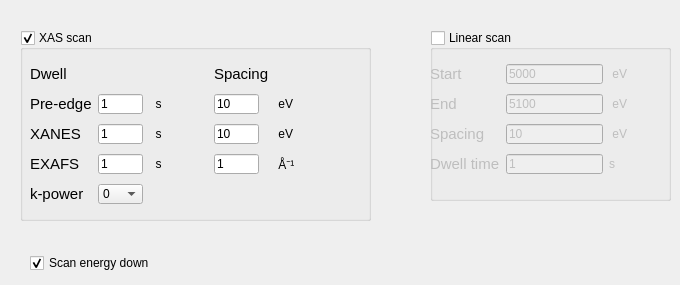
    <widget class="QWidget" name="tab_step_scan">
     <attribute name="title">
      <string>Step scan</string>
     </attribute>
     <widget class="QGroupBox" name="groupBox_step_linear_scan">
      <property name="geometry">
       <rect>
        <x>430</x>
        <y>30</y>
        <width>241</width>
        <height>171</height>
       </rect>
      </property>
      <property name="title">
       <string>Linear scan</string>
      </property>
      <property name="flat">
       <bool>true</bool>
      </property>
      <property name="checkable">
       <bool>true</bool>
      </property>
      <property name="checked">
       <bool>false</bool>
      </property>
      <widget class="QWidget" name="gridLayoutWidget_7">
       <property name="geometry">
        <rect>
         <x>0</x>
         <y>30</y>
         <width>201</width>
         <height>121</height>
        </rect>
       </property>
       <layout class="QGridLayout" name="gridLayout_7">
        <item column="1" row="0">
         <widget class="QLineEdit" name="edit_linear_scan_start">
          <property name="maximumSize">
           <size>
            <width>16777215</width>
            <height>20</height>
           </size>
          </property>
          <property name="text">
           <string>5000</string>
          </property>
         </widget>
        </item>
        <item column="0" row="1">
         <widget class="QLabel" name="label_33">
          <property name="maximumSize">
           <size>
            <width>16777215</width>
            <height>20</height>
           </size>
          </property>
          <property name="font">
           <font>
            <pointsize>11</pointsize>
            <italic>false</italic>
           </font>
          </property>
          <property name="text">
           <string>End</string>
          </property>
         </widget>
        </item>
        <item column="1" row="1">
         <widget class="QLineEdit" name="edit_linear_scan_end">
          <property name="maximumSize">
           <size>
            <width>16777215</width>
            <height>20</height>
           </size>
          </property>
          <property name="text">
           <string>5100</string>
          </property>
         </widget>
        </item>
        <item column="1" row="2">
         <widget class="QLineEdit" name="edit_linear_scan_spacing">
          <property name="maximumSize">
           <size>
            <width>16777215</width>
            <height>20</height>
           </size>
          </property>
          <property name="text">
           <string>10</string>
          </property>
         </widget>
        </item>
        <item column="0" row="0">
         <widget class="QLabel" name="label_25">
          <property name="maximumSize">
           <size>
            <width>16777215</width>
            <height>20</height>
           </size>
          </property>
          <property name="font">
           <font>
            <pointsize>11</pointsize>
            <italic>false</italic>
           </font>
          </property>
          <property name="text">
           <string>Start</string>
          </property>
         </widget>
        </item>
        <item column="2" row="0">
         <widget class="QLabel" name="label_31">
          <property name="maximumSize">
           <size>
            <width>16777215</width>
            <height>20</height>
           </size>
          </property>
          <property name="text">
           <string> eV </string>
          </property>
         </widget>
        </item>
        <item column="0" row="2">
         <widget class="QLabel" name="label_42">
          <property name="maximumSize">
           <size>
            <width>16777215</width>
            <height>20</height>
           </size>
          </property>
          <property name="font">
           <font>
            <pointsize>11</pointsize>
            <italic>false</italic>
           </font>
          </property>
          <property name="text">
           <string>Spacing</string>
          </property>
         </widget>
        </item>
        <item column="2" row="1">
         <widget class="QLabel" name="label_44">
          <property name="maximumSize">
           <size>
            <width>16777215</width>
            <height>20</height>
           </size>
          </property>
          <property name="text">
           <string> eV </string>
          </property>
         </widget>
        </item>
        <item column="0" row="3">
         <widget class="QLabel" name="label_43">
          <property name="maximumSize">
           <size>
            <width>16777215</width>
            <height>20</height>
           </size>
          </property>
          <property name="font">
           <font>
            <pointsize>11</pointsize>
            <italic>false</italic>
           </font>
          </property>
          <property name="text">
           <string>Dwell time</string>
          </property>
         </widget>
        </item>
        <item column="1" row="3">
         <widget class="QLineEdit" name="edit_linear_scan_dwell">
          <property name="maximumSize">
           <size>
            <width>16777215</width>
            <height>20</height>
           </size>
          </property>
          <property name="text">
           <string>1</string>
          </property>
         </widget>
        </item>
        <item column="2" row="3">
         <widget class="QLabel" name="label_46">
          <property name="maximumSize">
           <size>
            <width>16777215</width>
            <height>20</height>
           </size>
          </property>
          <property name="text">
           <string>s</string>
          </property>
         </widget>
        </item>
        <item column="2" row="2">
         <widget class="QLabel" name="label_45">
          <property name="maximumSize">
           <size>
            <width>16777215</width>
            <height>20</height>
           </size>
          </property>
          <property name="text">
           <string> eV </string>
          </property>
         </widget>
        </item>
       </layout>
      </widget>
     </widget>
     <widget class="QGroupBox" name="groupBox_step_xas_scan">
      <property name="geometry">
       <rect>
        <x>20</x>
        <y>30</y>
        <width>351</width>
        <height>191</height>
       </rect>
      </property>
      <property name="title">
       <string>XAS scan</string>
      </property>
      <property name="checkable">
       <bool>true</bool>
      </property>
      <widget class="QWidget" name="gridLayoutWidget_17">
       <property name="geometry">
        <rect>
         <x>10</x>
         <y>30</y>
         <width>304</width>
         <height>151</height>
        </rect>
       </property>
       <layout class="QGridLayout" name="gridLayout_18">
        <item column="0" row="0">
         <widget class="QLabel" name="label_100">
          <property name="maximumSize">
           <size>
            <width>16777215</width>
            <height>20</height>
           </size>
          </property>
          <property name="font">
           <font>
            <family>Cantarell</family>
            <pointsize>11</pointsize>
           </font>
          </property>
          <property name="text">
           <string>Dwell</string>
          </property>
         </widget>
        </item>
        <item column="1" row="3">
         <widget class="QLineEdit" name="edit_exafs_dwell">
          <property name="maximumSize">
           <size>
            <width>45</width>
            <height>20</height>
           </size>
          </property>
          <property name="text">
           <string>1</string>
          </property>
         </widget>
        </item>
        <item column="0" row="1">
         <widget class="QLabel" name="label_80">
          <property name="maximumSize">
           <size>
            <width>16777215</width>
            <height>20</height>
           </size>
          </property>
          <property name="font">
           <font>
            <pointsize>11</pointsize>
            <italic>false</italic>
           </font>
          </property>
          <property name="text">
           <string>Pre-edge</string>
          </property>
         </widget>
        </item>
        <item column="2" row="3">
         <widget class="QLabel" name="label_98">
          <property name="maximumSize">
           <size>
            <width>16777215</width>
            <height>20</height>
           </size>
          </property>
          <property name="text">
           <string>  s  </string>
          </property>
         </widget>
        </item>
        <item column="1" row="2">
         <widget class="QLineEdit" name="edit_xanes_dwell">
          <property name="maximumSize">
           <size>
            <width>45</width>
            <height>20</height>
           </size>
          </property>
          <property name="text">
           <string>1</string>
          </property>
         </widget>
        </item>
        <item column="1" row="1">
         <widget class="QLineEdit" name="edit_preedge_dwell">
          <property name="maximumSize">
           <size>
            <width>45</width>
            <height>20</height>
           </size>
          </property>
          <property name="text">
           <string>1</string>
          </property>
         </widget>
        </item>
        <item column="0" row="2">
         <widget class="QLabel" name="label_81">
          <property name="maximumSize">
           <size>
            <width>16777215</width>
            <height>20</height>
           </size>
          </property>
          <property name="font">
           <font>
            <pointsize>11</pointsize>
            <italic>false</italic>
           </font>
          </property>
          <property name="text">
           <string>XANES</string>
          </property>
         </widget>
        </item>
        <item column="2" row="1">
         <widget class="QLabel" name="label_82">
          <property name="maximumSize">
           <size>
            <width>16777215</width>
            <height>20</height>
           </size>
          </property>
          <property name="text">
           <string>  s  </string>
          </property>
         </widget>
        </item>
        <item column="0" row="3">
         <widget class="QLabel" name="label_97">
          <property name="maximumSize">
           <size>
            <width>16777215</width>
            <height>20</height>
           </size>
          </property>
          <property name="font">
           <font>
            <pointsize>11</pointsize>
            <italic>false</italic>
           </font>
          </property>
          <property name="text">
           <string>EXAFS</string>
          </property>
         </widget>
        </item>
        <item column="3" row="1">
         <widget class="QLineEdit" name="edit_preedge_spacing">
          <property name="maximumSize">
           <size>
            <width>45</width>
            <height>20</height>
           </size>
          </property>
          <property name="text">
           <string>10</string>
          </property>
         </widget>
        </item>
        <item column="0" row="4">
         <widget class="QLabel" name="label_101">
          <property name="maximumSize">
           <size>
            <width>16777215</width>
            <height>20</height>
           </size>
          </property>
          <property name="font">
           <font>
            <pointsize>11</pointsize>
            <italic>false</italic>
           </font>
          </property>
          <property name="text">
           <string>k-power</string>
          </property>
         </widget>
        </item>
        <item column="2" row="2">
         <widget class="QLabel" name="label_99">
          <property name="maximumSize">
           <size>
            <width>16777215</width>
            <height>20</height>
           </size>
          </property>
          <property name="text">
           <string>  s  </string>
          </property>
         </widget>
        </item>
        <item column="1" row="4">
         <widget class="QComboBox" name="comboBox_exafs_dwell_kpower">
          <property name="maximumSize">
           <size>
            <width>45</width>
            <height>20</height>
           </size>
          </property>
          <item>
           <property name="text">
            <string>0</string>
           </property>
          </item>
          <item>
           <property name="text">
            <string>1</string>
           </property>
          </item>
          <item>
           <property name="text">
            <string>2</string>
           </property>
          </item>
         </widget>
        </item>
        <item column="4" row="1">
         <widget class="QLabel" name="label_74">
          <property name="maximumSize">
           <size>
            <width>16777215</width>
            <height>20</height>
           </size>
          </property>
          <property name="text">
           <string> eV </string>
          </property>
         </widget>
        </item>
        <item column="3" row="2">
         <widget class="QLineEdit" name="edit_xanes_spacing">
          <property name="maximumSize">
           <size>
            <width>45</width>
            <height>20</height>
           </size>
          </property>
          <property name="text">
           <string>10</string>
          </property>
         </widget>
        </item>
        <item column="4" row="2">
         <widget class="QLabel" name="label_76">
          <property name="maximumSize">
           <size>
            <width>16777215</width>
            <height>20</height>
           </size>
          </property>
          <property name="text">
           <string> eV </string>
          </property>
         </widget>
        </item>
        <item column="3" row="3">
         <widget class="QLineEdit" name="edit_exafs_spacing">
          <property name="maximumSize">
           <size>
            <width>45</width>
            <height>20</height>
           </size>
          </property>
          <property name="text">
           <string>1</string>
          </property>
         </widget>
        </item>
        <item column="4" row="3">
         <widget class="QLabel" name="label_85">
          <property name="maximumSize">
           <size>
            <width>16777215</width>
            <height>20</height>
           </size>
          </property>
          <property name="text">
           <string> Å⁻¹ </string>
          </property>
         </widget>
        </item>
        <item column="3" row="0">
         <widget class="QLabel" name="label_83">
          <property name="maximumSize">
           <size>
            <width>16777215</width>
            <height>20</height>
           </size>
          </property>
          <property name="font">
           <font>
            <family>Cantarell</family>
            <pointsize>11</pointsize>
           </font>
          </property>
          <property name="text">
           <string>Spacing</string>
          </property>
         </widget>
        </item>
       </layout>
      </widget>
     </widget>
     <widget class="QCheckBox" name="checkBox_energy_down">
      <property name="geometry">
       <rect>
        <x>30</x>
        <y>250</y>
        <width>201</width>
        <height>26</height>
       </rect>
      </property>
      <property name="text">
       <string>Scan energy down</string>
      </property>
      <property name="checked">
       <bool>true</bool>
      </property>
      <property name="tristate">
       <bool>false</bool>
      </property>
     </widget>
    </widget>
